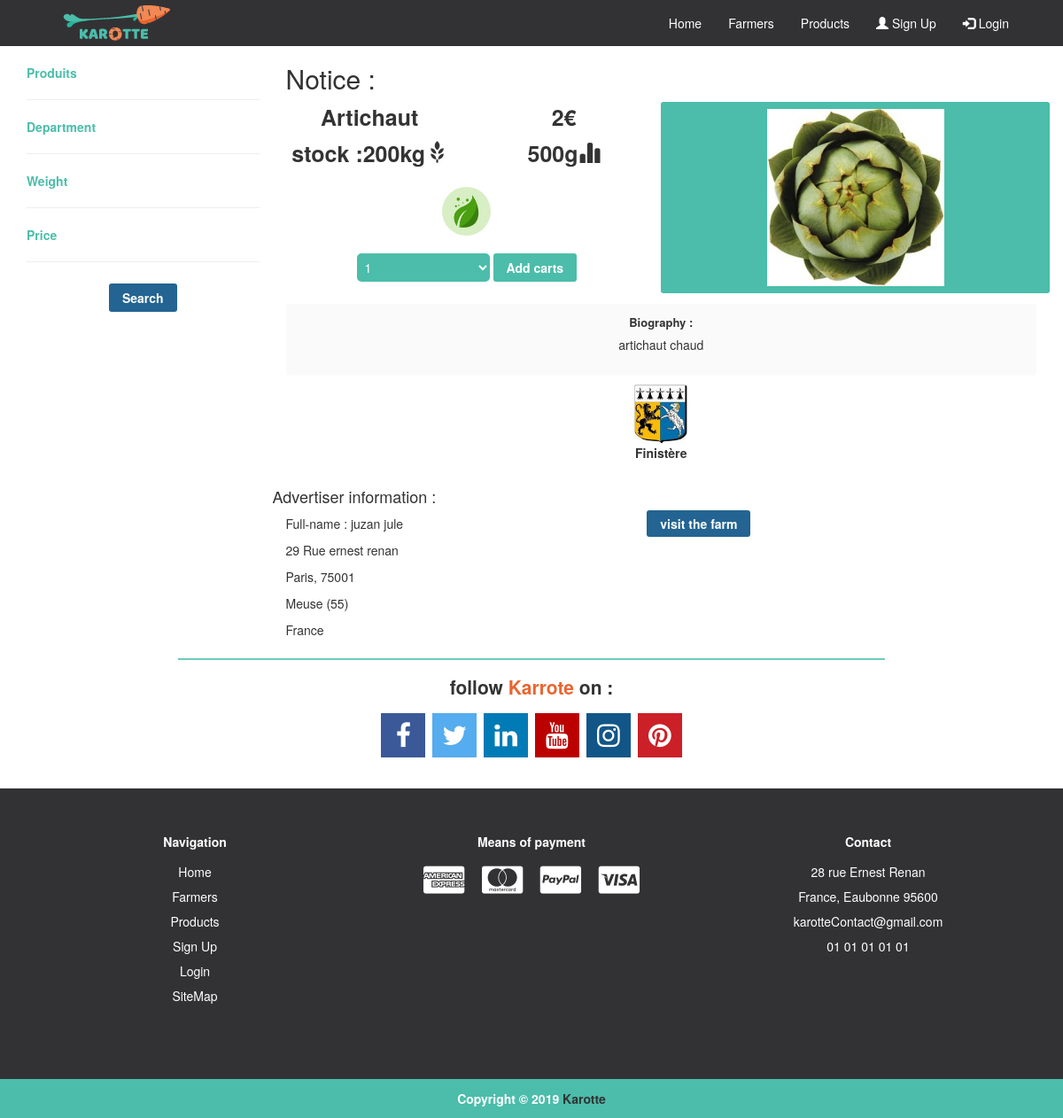
/Products/produit=17, run on the app's committed database.
### tables this page shows
CREATE TABLE IF NOT EXISTS `Produit` (
  `Id` int(9) NOT NULL,
  `IdListeProduit` int(9) NOT NULL,
  `Prix` varchar(255) NOT NULL,
  `Biographie` text NOT NULL,
  `Qualiter` text NOT NULL,
  `UnitWeight` varchar(9) NOT NULL,
  `NbStock` varchar(255) NOT NULL,
  `IdFarmers` int(9) NOT NULL,
  `Region` int(9) NOT NULL,
  `CreationDate` date DEFAULT NULL,
  `Actif` int(1) NOT NULL DEFAULT '0'
);

CREATE TABLE IF NOT EXISTS `Departement` (
  `departement_id` int(11) NOT NULL,
  `departement_code` varchar(3) DEFAULT NULL,
  `departement_nom` varchar(255) DEFAULT NULL
);

CREATE TABLE IF NOT EXISTS `Farmers` (
  `Id` int(9) NOT NULL,
  `IdUser` int(9) NOT NULL,
  `Type` varchar(255) NOT NULL,
  `Biography` text,
  `Road` varchar(255) NOT NULL,
  `RoadName` varchar(255) NOT NULL,
  `roadNumber` varchar(255) NOT NULL,
  `PostalCode` varchar(255) NOT NULL,
  `City` varchar(255) NOT NULL,
  `Region` int(9) NOT NULL,
  `County` varchar(255) NOT NULL,
  `Phone` varchar(255) NOT NULL,
  `Bic` varchar(255) NOT NULL,
  `IBAN` varchar(255) NOT NULL,
  `creationDate` varchar(255) NOT NULL
);

CREATE TABLE IF NOT EXISTS `Users` (
  `Id` int(9) NOT NULL,
  `Name` varchar(255) NOT NULL,
  `LastName` varchar(255) NOT NULL,
  `Email` varchar(255) NOT NULL,
  `Password` varchar(255) NOT NULL,
  `DateBirth` date DEFAULT NULL,
  `Type` int(1) NOT NULL,
  `Actif` int(1) NOT NULL DEFAULT '0',
  `Status` int(1) NOT NULL DEFAULT '1',
  `CreationDate` date NOT NULL,
  `CreationIp` varchar(100) NOT NULL
);

### controller/products.php (called while the page is built, shortened)
<?php
$objProducts = new products($connect);
$objRegister = new register($connect);
$inputProductsFilters = $objProducts->inputListeProduit();
$inputRegionFilters = $objRegister->displayRegion();
?>

### models/connect.class.php (called while the page is built, shortened)
<?php
class connect {
    public function setConnect(PDO $connect)
    {
        $this -> _connect = $connect;
    }
}
?>

### models/products.class.php (called while the page is built, shortened)
<?php
class products extends connect
{
    public function inputListeProduit(){
        $input = array();
        $req = $this ->_connect -> query("SELECT * FROM `ListeProduit` WHERE Actif = 1");
        $res = $req -> fetchAll();
        foreach ($res as $r){
            $input[$r['Name'] ]= $r['Id'];
        }
        return $input;
    }
    public function listeProduit($id){
        $name = "";
        $req = $this->_connect -> query("SELECT * FROM `ListeProduit` WHERE Id='$id' AND Actif='1'");
        $res = $req -> fetchAll();
        foreach($res as $r){
            $name = $r['Name'];
        }
        return $name;
    }
    public function idUser($id){
        $req = $this -> _connect -> query("SELECT * FROM `Users` WHERE Id = '$id'");
        $res = $req->fetchAll();
        return $res;
    }
    public function idUserFarmer($id){
        $req = $this -> _connect -> query("SELECT * FROM `Farmers` WHERE Id = '$id'");
        $res = $req->fetchAll();
        return $res;
    }
    public function selectOneProduct($id){
        $req = $this -> _connect -> query("SELECT * FROM `Produit` WHERE Id='$id' AND Actif='1'");
        $res = $req -> fetchAll();
        return $res;
    }
    public function flagRegion($code){
        $req = $this -> _connect -> query("SELECT * FROM `Departement` WHERE departement_code = '$code'");
        $res = $req -> fetchAll();
        return $res;
    }
}

### config.php (called while the page is built, shortened)
<?php
function routeUrl(){
    $nbslash = '';
    if(isset($_GET['p'])){
        $nburl = count(explode('/', $_GET['p']));
        if($nburl !== 0){
            for($i=1; $i < $nburl; $i++){
                $nbslash .= "../";
            }
        }
    }
    return $nbslash;
}

### models/register.class.php (called while the page is built, shortened)
<?php
class register extends connect {
    public function displayRegion(){
        $req = $this -> _connect -> query("SELECT * FROM `Departement`");
        $res = $req -> fetchAll();
        $results = array();
        foreach ($res as $r){
            $results[$r['departement_code'] ]= $r['departement_nom'];
        }
        return $results;
    }
}
?>

### controller/one/OneProducts.php (the view, shortened to what this page needs)
<?php
foreach ($objProducts->selectOneProduct($url[1]) as $r) {
    $IdListeProduit = $r['IdListeProduit'];
    $Prix = $r['Prix'];
    $Biographie = $r['Biographie'];
    $Qualiter = $r['Qualiter'];
    $UnitWeight = $r['UnitWeight'];
    $NbStock = $r['NbStock'];
    $IdFarmers = $r['IdFarmers'];
    $Region = $r['Region'];
    $image = $objProducts->listeProduit($IdListeProduit) . ".jpg";
    ?>
    <div class="products_block_2_select_produit">
        <div class="col-sm-6 products_block_2_select_produit_info_prix_UnitWeight_Stock">
            <div class=" row products_block_2_select_produit_info_name">
                <div class="col-sm-6">
                    <p><?= $objProducts->listeProduit($r['IdListeProduit'])?></p>
                </div>
                <div class="col-sm-6">
                    <p><strong><?= $Prix ?>€</strong></p>
                </div>
                <div class="col-sm-6">
                    <p>stock :<strong><?= $NbStock ?>kg</strong><span class="glyphicon glyphicon-grain"></span></p>
                </div>
                <div class="col-sm-6">
                    <p><strong><?= $UnitWeight ?></strong><span class="glyphicon glyphicon-stats"></span></p>
                </div>
                <div class="col-sm-12">
                    <?php
                    if ($Qualiter == '1') {
                        ?>
                        <img src="<?= routeUrl() ?>src/images/icone/petiteIcone/biologic.svg" style="width: 55px;margin-top: 15px;"
                             alt="logo qualiter organic">
                        <?php
                    } else {
                        ?>
                        <img src="<?= routeUrl() ?>src/images/icone/petiteIcone/no-biologic-green.svg" style="width: 55px;margin-top: 15px;"
                             alt="logo qualiter no-organic">
                        <?php
                    }
                    ?>
                </div>
            </div>
            <div class="products_block_2_select_produit_add_carts">
                <form method="post">
                    <select name="nbProduits">
                        <?php
                        for ($i = 1; $i <= 10; $i++) {
                            ?>
                            <option value='<?= $i ?>'><?= $i ?></option>
                            <?php
                        }
                        ?>
                    </select>
                    <input type="submit" name="addCarts" value="Add carts">
                </form>
            </div>
        </div>
        <div class="col-sm-6 products_block_2_select_produit_info">
            <div class="products_block_2_select_produit_info_image">
                <img src="<?= routeUrl() ?>src/images/produits/<?= $image ?>" alt="image produit"/>
            </div>
        </div>
        <div class="col-sm-12 products_block_2_select_produit_info_flag_biography">
            <div class="products_block_2_select_produit_info_biography">
                <strong>Biography :</strong>
                <p><?= $Biographie ?></p>
            </div>
            <div class="products_block_2_select_produit_info_flag">
                <?php
                foreach ($objProducts->flagRegion($Region) as $flag) {
                    if ($flag['departement_code'] == '29') {
                        ?>
                        <img src="<?= routeUrl() ?>src/images/imageRegion/29_Finistère.JPG"
                             alt="blason département français">
                        <strong><?= $flag['departement_nom'] ?></strong>
                        <?php
                    } else {
                        ?>
                        <img src="<?= routeUrl() ?>src/images/imageRegion/<?= $flag['departement_code'] ?>_<?= $flag['departement_nom'] ?>.png"
                             alt="blason département français">
                        <strong><?= $flag['departement_nom'] ?></strong>
                        <?php
                    }
                }
                ?>
            </div>
        </div>
        <div class="col-sm-12 products_block_2_select_produit_info_farmer">
            <?php
            foreach ($objProducts->idUserFarmer($IdFarmers) as $farmer) {
                $id = $farmer['Id'];
                $IdUser = $farmer['IdUser'];
                $Road = $farmer['Road'];
                $RoadName = $farmer['RoadName'];
                $roadNumber = $farmer['roadNumber'];
                $PostalCode = $farmer['PostalCode'];
                $City = $farmer['City'];
                $Region = $farmer['Region'];
                $County = $farmer['County'];
                $name = "";
                $LastName = "";
                foreach ($objProducts->idUser($IdUser) as $users) {
                    $name = $users['Name'];
                    $LastName = $users['LastName'];
                }
                ?>
                <div class="row products_block_2_select_produit_info_farmer_add">
                    <h4> Advertiser information :</h4>
                    <div class="col-sm-8 row products_block_2_select_produit_info_farmer_name">
                        <div class="col-sm-6">
                            <p>
                                Full-name : <?= $LastName ?> <?= $name ?>
                            </p>
                        </div>
                        <div class="col-sm-6 products_block_2_select_produit_info_farmer_a">
                            <p>
                                <strong>
                                    <a href="<?= routeUrl() ?>Farmers/agriculteur=<?= $id ?>">
                                        visit the farm
                                    </a>
                                </strong>
                            </p>
                        </div>
                    </div>
                    <div class="col-sm-12 products_block_2_select_produit_info_farmer_add_2">
                        <p>
                            <?= $roadNumber . " " . $Road . " " . $RoadName ?>
                        </p>
                        <p>
                            <?= $City . ", " . $PostalCode ?>
                        </p>
                        <p>
                            <?php
                            foreach ($objProducts->flagRegion($Region) as $flag) {
                                ?>
                                <?= $flag['departement_nom'] . " (" . $flag['departement_code'] . ") " ?>
                                <?php
                            }
                            ?>
                        </p>
                        <p>
                            <?= $County ?>
                        </p>
                    </div>
                </div>
                <?php
            }
            ?>
        </div>
    </div>
    <?php
}
?>

### src/asset/css/karotte.css (style rules this page uses)
.products_block_2_select_produit_info_biography { text-align: center; background: #fafafa; padding: 10px 0px; border-radius: 4px; }
.products_block_2_select_produit_info_biography strong { font-size: 13px; }
.products_block_2_select_produit_info_biography p { margin: 0; padding: 5px 0px 15px 0px; }
.products_block_2_select_produit_info_flag { width: 110px; margin: 10px auto; text-align: center; }
.products_block_2_select_produit_info_flag img { width: 60px; }
.products_block_2_select_produit_info_name { font-size: 25px; font-weight: bold; text-align: center; }
.products_block_2_select_produit_info_name p { margin: 0px 0px 5px 0px; }
.products_block_2_select_produit_info { background: #4bbdaa; border-radius: 3px; }
.products_block_2_select_produit_info_image { width: 200px; margin: 8px auto; }
.products_block_2_select_produit_info_image img { width: 100%; }
.products_block_2_select_produit_info_flag_biography { margin: 10px 0px; }
.products_block_2_select_produit_add_carts { margin: 20px 0px 15px 0px; text-align: center; }
.products_block_2_select_produit_add_carts select { width: 150px; padding: 5px; border: none; background: #4bbdaa; border-radius: 5px; color: #fff; }
.products_block_2_select_produit_info_farmer_add_2 { margin-bottom: 12px; }
.products_block_2_select_produit_add_carts input { border: none; background: #4bbdaa; color: #fff; font-weight: bold; padding: 6px 15px; border-radius: 3px; }
.products_block_2_select_produit_info_farmer_a p { text-align: end; }
.products_block_2_select_produit_info_farmer_a a { text-decoration: none; background: #236492; color: #fff; padding: 5px 15px; border-radius: 3px; }

### data on the page
produit: listeProduit "Artichaut", Prix "2", NbStock "200", UnitWeight "500g", Biographie "artichaut chaud"
departement: departement_nom "Finistère"
farmers: IdUser.LastName "juzan", IdUser.Name "jule", roadNumber "29", Road "Rue", RoadName "ernest renan", City "Paris", PostalCode "75001", County "France"
departement: departement_nom "Meuse", departement_code "55"

### other printed values
form field nbProduits "1"
